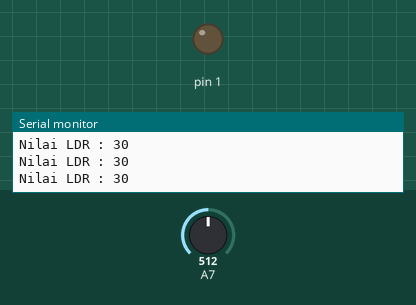
The sketch below on a simulated Arduino Uno, built for the host (arithmetic inside an expression is 32-bit, double 64-bit). Parts: output pins drawn as LEDs (lit = HIGH), the last lines printed to the serial monitor. The inputs (shaded band) are chosen by the test bench; at power-on: A7 = 512.

Above: at 1.2 s.
1.3 s: A7 set to 6
2.8 s: A7 set to 3
At 4.0 s:
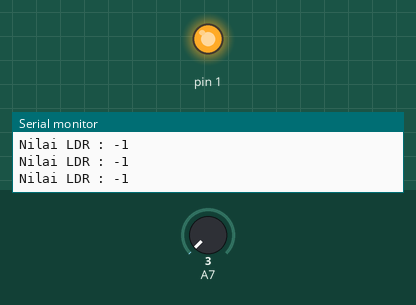
4.3 s: A7 set to 122
At 5.3 s:
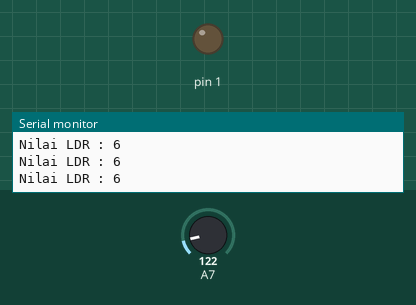
5.8 s: A7 set to 0
At 6.6 s:
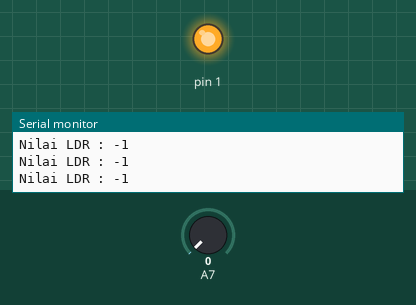
Timing chart, 0 to 8.3 s (numbered marks = the images above; inputs shaded):
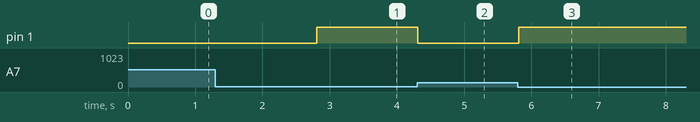

Measured:
- the behaviour switches between 5 and 4 on A7 (found by bisection; images 0 and 1)
- after the input at 2.8 s, pin 1: LOW → HIGH at once
- after the input at 4.3 s, pin 1: HIGH → LOW at once
- after the input at 5.8 s, pin 1: LOW → HIGH at once

The sketch:

2._Sensor_LDR.ino
```cpp
//INISIALISASI

//LED
const int pinM=PB1;


//LDR
const int pinLDR=PA7;

void setup() {
  Serial.begin(9600);
  // LED
  pinMode(pinM, OUTPUT);
  digitalWrite(pinM, 0);

  //LDR
  pinMode(pinLDR, INPUT);

}

void loop() {
  // Baca Sensor
  int bacaLDR=analogRead(pinLDR);
  bacaLDR=map(bacaLDR, 20, 4095, 0, 255);

  //Print Serial
  Serial.println("Nilai LDR : " + String(bacaLDR));

//  Logika
  analogWrite(pinM, bacaLDR);
  delay(100);
}
```
